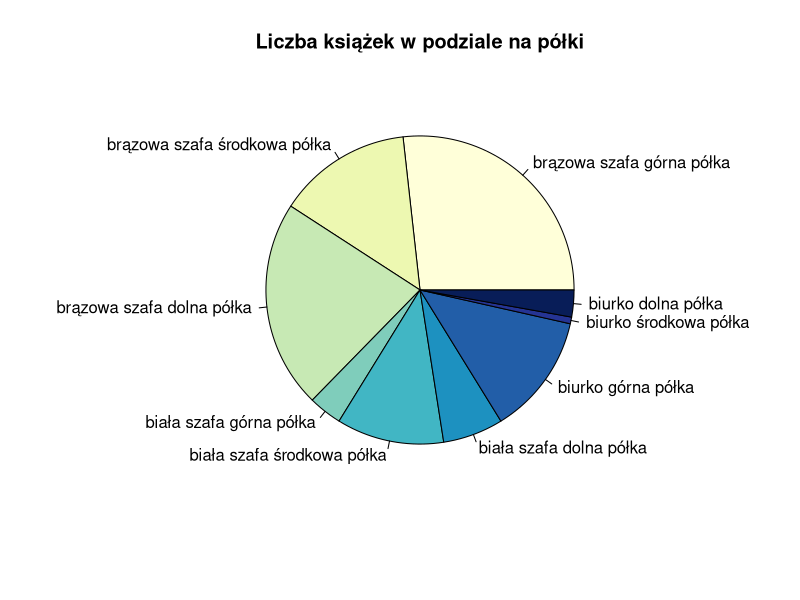
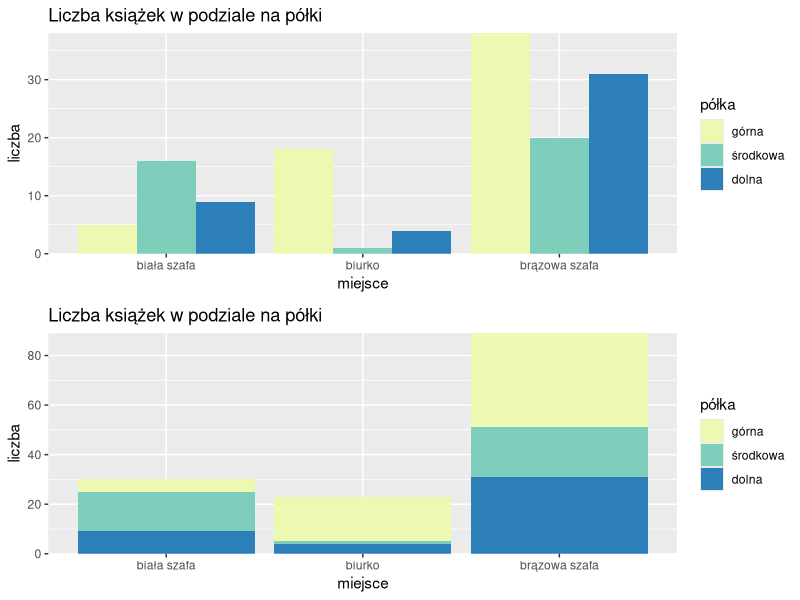
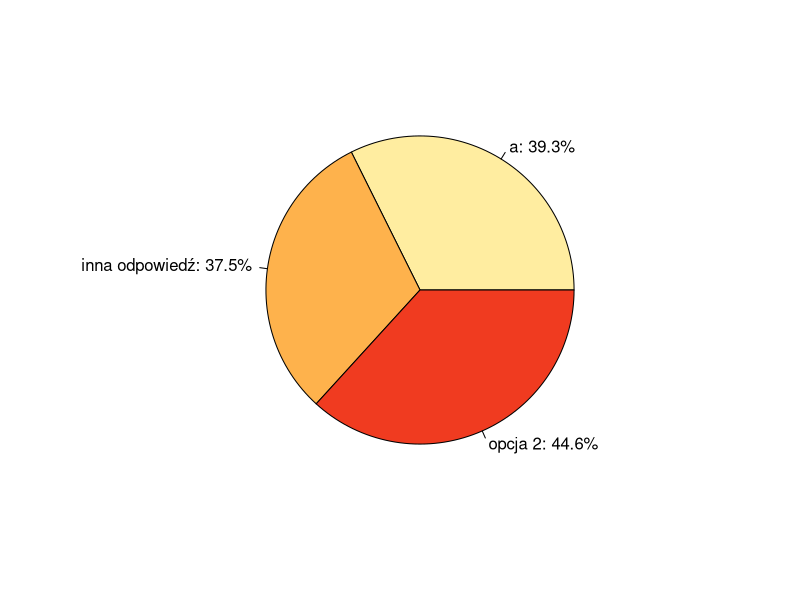
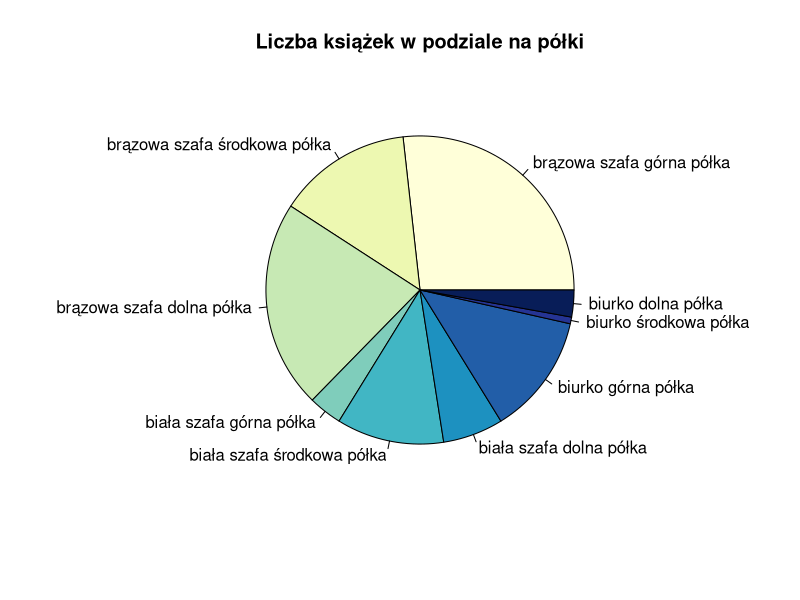
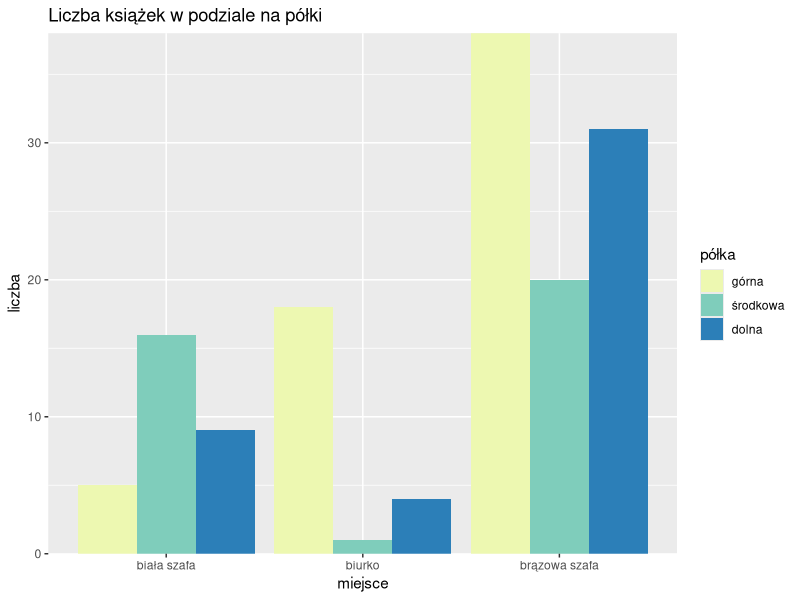
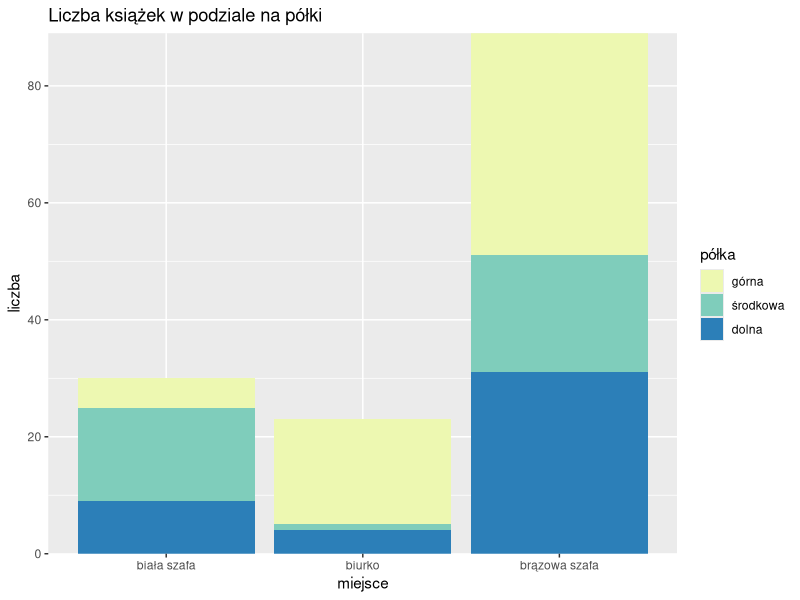
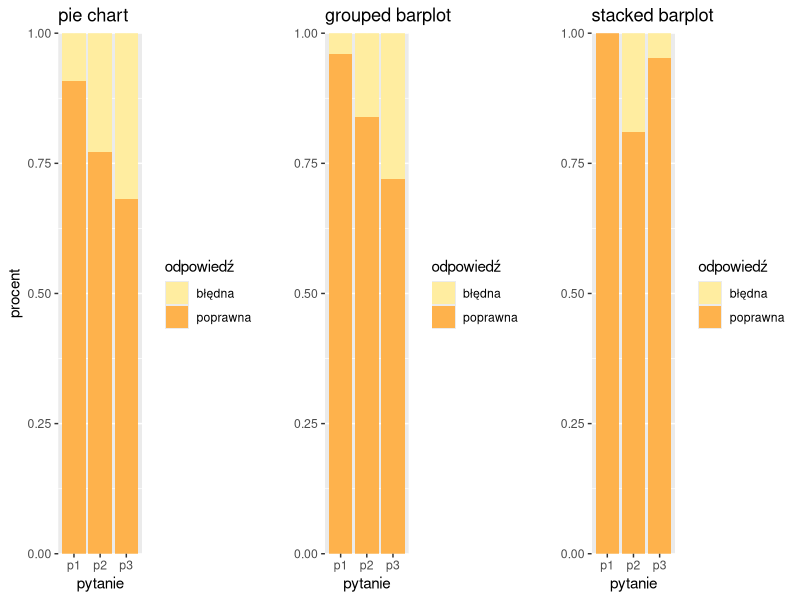
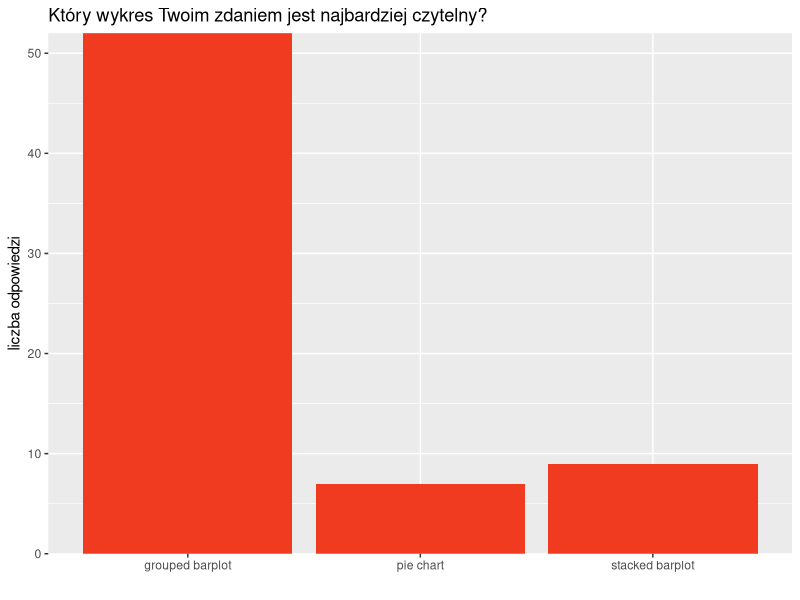

Write R code to recreate these figures, in order.
## ---- chunk 1
knitr::opts_chunk$set(echo = TRUE)

## Wczytanie potrzebnych bibliotek
library(RColorBrewer)
library(dplyr)
library(ggplot2)
library(tidyr)
library(gridExtra)
library(grid)

## Generowanie wykresów do ankiety
liczba <- c(38, 20, 31, 5, 16, 9, 18, 1,  4)
miejsce <- rep(c("brązowa szafa", "biała szafa", "biurko"), each = 3)
półka <- rep(c("górna", "środkowa", "dolna"), 3)
data <- data.frame(miejsce, półka, liczba)
data$półka <- factor(data$półka, levels=c("górna", "środkowa", "dolna"))

plot1 <- pie(data$liczba, labels = paste(data$miejsce, data$półka, "półka"), col=brewer.pal(n = 9, name = "YlGnBu"), main = "Liczba książek w podziale na półki")

plot2 <- data %>%
  ggplot(aes(y = liczba, x = miejsce, fill = półka)) +
  geom_bar(stat = "identity", position = "dodge") +
  scale_y_continuous(expand = c(0,0)) +
  scale_fill_manual("legend", values = brewer.pal(n = 3, name = "YlGnBu")) +
  guides(fill=guide_legend(title="półka")) +
  labs(title = "Liczba książek w podziale na półki")

plot3 <- data %>% 
  ggplot(aes(y = liczba, x = miejsce, fill = półka)) +
  geom_bar(stat = "identity") +
  scale_y_continuous(expand = c(0,0)) +
  scale_fill_manual("legend", values = brewer.pal(n = 3, name = "YlGnBu")) +
  guides(fill=guide_legend(title="półka")) +
  labs(title = "Liczba książek w podziale na półki")

grid.arrange(plot2, plot3)

### Ankieta
# https://forms.gle/DciU2ocKN2qNG3Tr6
# Pozostawiłam opcję akceptowania odpowiedzi, żeby zainteresowany czytelnik mógł przejść sam przez proces bycia ankietowanym
# Wyniki ankiet, na których pracuję, to wyniki z 12 maja z 21:08

### Wczytanie wyników ankiet
responses <- read.csv("hw5.csv")

### Stworzenie zmiennej pomocniczej
color <- brewer.pal(n = 3, name = "YlOrRd")
## ---- chunk 2
etap1 <- responses %>% 
  group_by(Wybierz.jedną.z.opcji) %>% 
  summarize(count = n())

pie(etap1$count, labels = paste(etap1$Wybierz.jedną.z.opcji, ": ", round(etap1$count/56*100,1), "%", sep=''), col = color)
## ---- chunk 3
pie(data$liczba, labels = paste(data$miejsce, data$półka, "półka"), col=brewer.pal(n = 9, name = "YlGnBu"), main = "Liczba książek w podziale na półki")
## ---- chunk 4
data %>%
  ggplot(aes(y = liczba, x = miejsce, fill = półka)) +
  geom_bar(stat = "identity", position = "dodge") +
  scale_y_continuous(expand = c(0,0)) +
  scale_fill_manual("legend", values = brewer.pal(n = 3, name = "YlGnBu")) +
  guides(fill=guide_legend(title="półka")) +
  labs(title = "Liczba książek w podziale na półki")
## ---- chunk 5
data %>% 
  ggplot(aes(y = liczba, x = miejsce, fill = półka)) +
  geom_bar(stat = "identity") +
  scale_y_continuous(expand = c(0,0)) +
  scale_fill_manual("legend", values = brewer.pal(n = 3, name = "YlGnBu")) +
  guides(fill=guide_legend(title="półka")) +
  labs(title = "Liczba książek w podziale na półki")
## ---- chunk 6
pom1 <- responses %>% 
  filter(Wybierz.jedną.z.opcji == "a") %>% 
  mutate(typ = "pie chart", pyt1 = Gdzie.jest.więcej.książek., pyt2 = Gdzie.jest.więcej.książek..1, pyt3 = Gdzie.jest.mniej.książek.) %>% 
  select(typ, pyt1, pyt2, pyt3)
pom2 <- responses %>% 
  filter(Wybierz.jedną.z.opcji == "opcja 2") %>% 
  mutate(typ = "grouped barplot", pyt1 = Gdzie.jest.więcej.książek..2, pyt2 = Gdzie.jest.więcej.książek..3, pyt3 = Gdzie.jest.mniej.książek..1) %>% 
  select(typ, pyt1, pyt2, pyt3)
pom3 <- responses %>% 
  filter(Wybierz.jedną.z.opcji == "inna odpowiedź") %>% 
  mutate(typ = "stacked barplot", pyt1 = Gdzie.jest.więcej.książek..4, pyt2 = Gdzie.jest.więcej.książek..5, pyt3 = Gdzie.jest.mniej.książek..2) %>% 
  select(typ, pyt1, pyt2, pyt3)
pom <- rbind(rbind(pom1, pom2), pom3)
## ---- chunk 7
pompom <- pom %>% 
  mutate(p1 = ifelse(pyt1 == "brązowa szafa górna półka", "poprawna", "błędna"),
         p2 = ifelse(pyt2 == "brązowa szafa środkowa półka", "poprawna", "błędna"),
         p3 = ifelse(pyt3 == "biała szafa górna półka", "poprawna", "błędna"))

res1 <- pivot_longer(pompom, p1) %>%
  select(typ, name, value)
res2 <- pivot_longer(pompom, p2) %>%
  select(typ, name, value)
res3 <- pivot_longer(pompom, p3) %>%
  select(typ, name, value)

res <- rbind(rbind(res1, res2), res3)

plot1 <- res %>% 
  filter(typ == "pie chart") %>% 
  group_by(name, value) %>% 
  summarize(count = n()) %>% 
  ggplot(aes(y = count, x = name, fill = value)) +
  geom_bar(position = "fill", stat = "identity") +
  scale_y_continuous(expand = c(0,0)) +
  scale_fill_manual("legend", values = color) +
  labs(title = "pie chart", y = "procent", x = "pytanie") +
  guides(fill=guide_legend(title="odpowiedź")) 
plot2 <- res %>% 
  filter(typ == "grouped barplot") %>% 
  group_by(name, value) %>% 
  summarize(count = n()) %>% 
  ggplot(aes(y = count, x = name, fill = value)) +
  geom_bar(position = "fill", stat = "identity") +
  scale_y_continuous(expand = c(0,0)) +
  scale_fill_manual("legend", values = color) +
  labs(title = "grouped barplot", y = "", x = "pytanie") +
  guides(fill=guide_legend(title="odpowiedź")) 
plot3 <- res %>% 
  filter(typ == "stacked barplot") %>% 
  group_by(name, value) %>% 
  summarize(count = n()) %>% 
  ggplot(aes(y = count, x = name, fill = value)) +
  geom_bar(position = "fill", stat = "identity") +
  scale_y_continuous(expand = c(0,0)) +
  scale_fill_manual("legend", values = color) +
  guides(fill=guide_legend(title="odpowiedź")) +
  labs(title = "stacked barplot", y = "", x = "pytanie")

grid.arrange(plot1, plot2, plot3, ncol = 3)
## ---- chunk 8
responses %>% 
  group_by(Który.wykres.Twoim.zdaniem.jest.najbardziej.czytelny.) %>% 
  summarize(count = n()) %>% 
  ggplot(aes(y = count, x = Który.wykres.Twoim.zdaniem.jest.najbardziej.czytelny.)) +
  geom_bar(stat = "identity", position = "dodge", fill = color[3]) +
  scale_y_continuous(expand = c(0,0)) +
  guides(fill=guide_legend(title="półka")) +
  labs(title = "Który wykres Twoim zdaniem jest najbardziej czytelny?",
       x = "",
       y = "liczba odpowiedzi") +
  scale_x_discrete(labels=c("pie chart (po lewej)" = "pie chart", "grouped barplot (po prawej, na górze)" = "grouped barplot", "stacked barplot (po prawej, na dole)" = "stacked barplot"))
